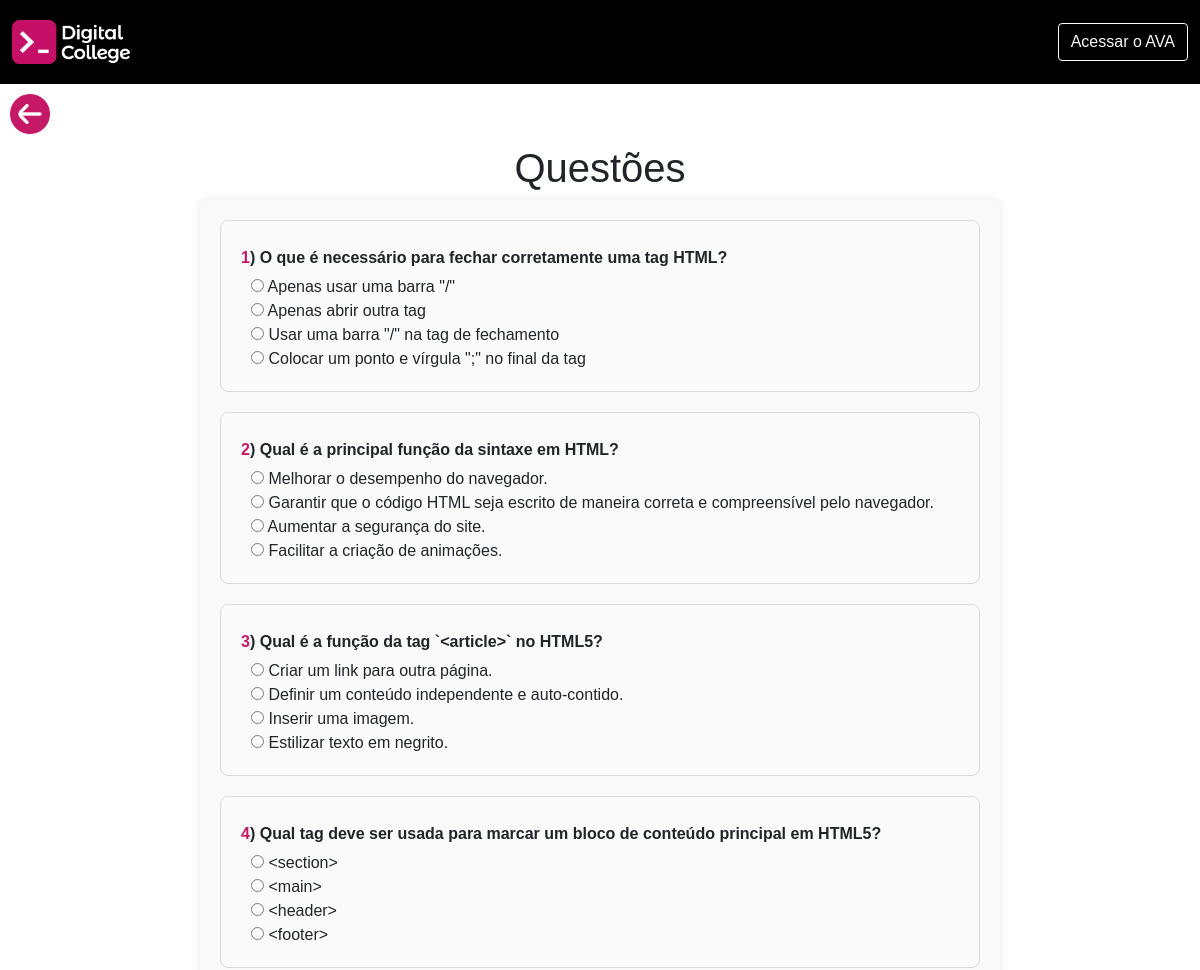
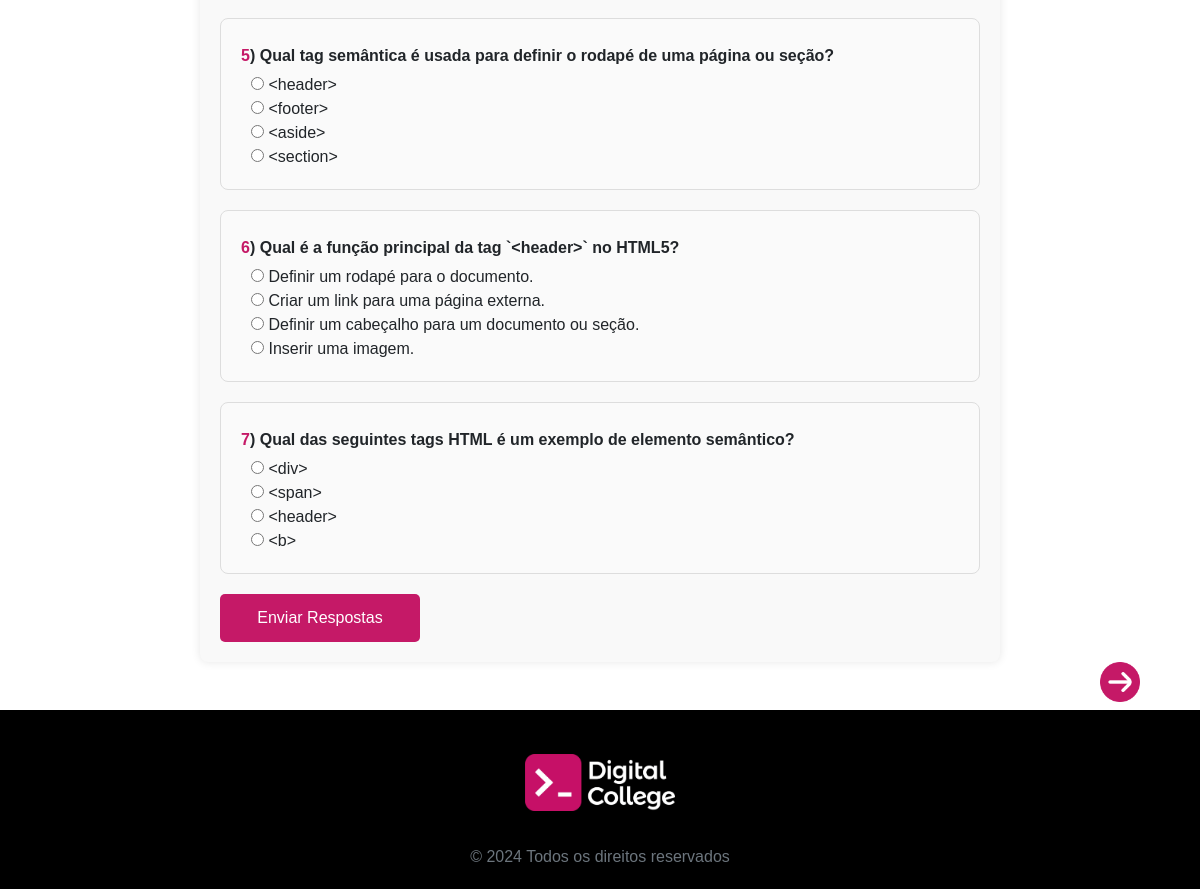
The app's page /questoesModulo01/unidade01.php with its own data (2 pictures, top to bottom).
### tables this page shows
CREATE TABLE questoes(
	id INT PRIMARY KEY NOT NULL AUTO_INCREMENT,
    numero INT NOT NULL,
	enunciado VARCHAR(1255) NOT NULL,
	item_a VARCHAR(1255) NOT NULL,
	item_b VARCHAR(1255) NOT NULL,
	item_c VARCHAR(1255) NOT NULL,
	item_d VARCHAR(1255) NOT NULL,
	item_certo CHAR(1),
    unidade INT NOT NULL,
    modulo INT NOT NULL
);

### process/questoes.php (called while the page is built, shortened)
<?php
include_once('conn.php');
include_once('../layouts/header.php');
$respostasCorretas = 0;
$questoesErradas = [];
if ($_SERVER['REQUEST_METHOD'] === 'POST') {
    $respostas = $_POST;
    $totalQuestões = count($respostas);
    foreach ($respostas as $questao_id => $resposta_usuario) {
        if (strpos($questao_id, 'questao_') !== 0) {
            continue;
        }
        $id = substr($questao_id, 8);
        $sql = "SELECT item_certo, numero, item_a, item_b, item_c, item_d, enunciado FROM questoes WHERE id = ?";
        $stmt = $conn->prepare($sql);
        $stmt->bind_param('i', $id);
        $stmt->execute();
        $result = $stmt->get_result();
        if ($result->num_rows > 0) {
            $questao = $result->fetch_assoc();
            $item_certo = $questao['item_certo'];
            $numero = $questao['numero'];
            $enunciado = $questao['enunciado'];
            $respostas = [
                'A' => $questao['item_a'],
                'B' => $questao['item_b'],
                'C' => $questao['item_c'],
                'D' => $questao['item_d']
            ];
            if ($resposta_usuario === $item_certo) {
                $respostasCorretas++;
            } else {
                $questoesErradas[] = [
                    'numero' => $numero,
                    'enunciado' => $enunciado,
                    'resposta_usuario' => $respostas[$resposta_usuario],
                    'item_certo' => $respostas[$item_certo],
                    'resposta_usuario_letra' => array_search($resposta_usuario, $respostas),
                    'item_certo_letra' => array_search($item_certo, $respostas)
                ];
            }
        }
    }
    $nota = $respostasCorretas / $totalQuestões * 10;
    $mensagem = $nota > 7 ? "Parabéns, sua nota foi: " . number_format($nota, 2) : "Revise o conteúdo, sua nota foi: " . number_format($nota, 2);
    $notaClass = $nota > 7 ? 'nota-alta' : 'nota-baixa';
    echo "<div class='resultado $notaClass'>";
    echo "<h2>Resultado do Quiz</h2>";
    echo "<p>$mensagem</p>";
    echo "<p>Você acertou " . htmlspecialchars($respostasCorretas) . " de " . htmlspecialchars($totalQuestões) . " questões.</p>";
    echo "</div>";
    if (!empty($questoesErradas)) {
        echo "<div class='questoes-erradas'>";
        echo "<h3>Questões que você errou:</h3>";
        echo "<table>";
        echo "<tr><th>Número da Questão</th><th>Enunciado</th><th>Resposta Dada</th><th>Resposta Correta</th></tr>";
        foreach ($questoesErradas as $questaoErrada) {
            echo "<tr>";
            echo "<td>" . htmlspecialchars($questaoErrada['numero']) . "</td>";
            echo "<td>" . htmlspecialchars($questaoErrada['enunciado']) . "</td>";
            echo "<td>" . htmlspecialchars($questaoErrada['resposta_usuario']) . "</td>";
            echo "<td>" . htmlspecialchars($questaoErrada['item_certo']) . "</td>";
            echo "</tr>";
        }
        echo "</table>";
        echo "</div>";
    }
} else {
    $questoes_query = "SELECT id, numero, enunciado, item_a, item_b, item_c, item_d, unidade, modulo FROM questoes";
    $result = $conn->query($questoes_query);
    if ($result) {
        $questoes = $result->fetch_all(MYSQLI_ASSOC);
    } else {
        $questoes = [];
    }
}
?>

### questoesModulo01/unidade01.php (the view, shortened to what this page needs)
<?php
    include_once('../process/questoes.php');
?>
<a href="../modulo1/ApostilaHtml/introhtml.php" class="button-left"><img src="../assets/img/arrow-circle-left.png" alt="" class="left"></a>
<h1 style="text-align: center;">Questões</h1>
<form id="quizForm" method="post" action="../process/questoes.php">
    <?php foreach ($questoes as $questao): ?>
        <?php if ($questao["modulo"] == 1): ?>
            <?php if ($questao["unidade"] == 1): ?>
            <div class="question">
                <p><strong class="nQuestion"><?php echo $questao['numero'] ?></strong><strong>) </strong><strong><?php echo htmlspecialchars($questao["enunciado"]); ?></strong></p>
                <div class="options">
                    <label><input type="radio" name="questao_<?php echo $questao["id"]; ?>" value="A"> <?php echo htmlspecialchars($questao["item_a"]); ?></label>
                    <br>
                    <label><input type="radio" name="questao_<?php echo $questao["id"]; ?>" value="B"> <?php echo htmlspecialchars($questao["item_b"]); ?></label>
                    <br>
                    <label><input type="radio" name="questao_<?php echo $questao["id"]; ?>" value="C"> <?php echo htmlspecialchars($questao["item_c"]); ?></label>
                    <br>
                    <label><input type="radio" name="questao_<?php echo $questao["id"]; ?>" value="D"> <?php echo htmlspecialchars($questao["item_d"]); ?></label>
                    <br>
                </div>
            </div>
            <?php endif; ?>
        <?php endif; ?>
    <?php endforeach; ?>
    <button type="submit">Enviar Respostas</button>
</form>
<a href="../../questoesModulo01/unidade01.php" class="button-prox"><img src="../../assets/img/arrow-circle-right (1).png" alt="" class="next"></a>
<br><br>
<?php include('../layouts/footer.php') ?>

### layouts/header.php (shortened to what this page needs)
<!DOCTYPE html>
<html lang="pt-br">
<head>
    <link href="https://cdn.jsdelivr.net/npm/bootstrap@5.0.2/dist/css/bootstrap.min.css" rel="stylesheet">
    <link rel="stylesheet" href="https://cdn.jsdelivr.net/npm/bootstrap-icons@1.11.1/font/bootstrap-icons.css">
    <link rel="stylesheet" href="https://cdnjs.cloudflare.com/ajax/libs/font-awesome/6.5.1/css/all.min.css">
    <link rel="stylesheet" href="../../assets/css/estilo.css">
    <link rel="stylesheet" href="../assets/css/estilo.css">
    <link rel="stylesheet" href="../assets/css/animate.min.css" />
</head>
<nav class="navbar">
    <div class="container-fluid">
    <img style="max-width: 10%" src="../assets/img/logo-digital.png" alt="">
        <form class="form" role="search">
            <button type="button" class="btn btn-outline-light btn_moodle">Acessar o AVA</button>
        </form>
    </div>
</nav>

### layouts/footer.php
<div class="Footer">
    <div class="text-center">
        <br>
        <img class="img-fluid" src="../../assets/img/logo-digital.png" alt="Logo Digital College">
        <br>
        <p class="text-secondary">
            <br>
            © <?php echo date('Y'); ?> Todos os direitos reservados
        </p>
    </div>
</div>
</body>
</html>

### assets/css/estilo.css (style rules this page uses)
*, *::before, *::after { box-sizing: border-box; margin: 0; padding: 0%; }
:root { --FonteMontserrat: 'Montserrat', sans-serif !important; --CorDC01: #C61067; --CorDC02: #623CEA; --CorDC03: #F9E784; --CorDC04: #02394A; --CorDC05: #0B39B4; --CorPreta: #000000; --CorBranca: #FFF; --CorTopico: var(--CorDC01); --CorSubtopico: var(--CorDC04); --CorApresentacao: #623CEA; --CorImportante: #ff0000; --CorImportanteClaro: #ffe2d7; --CorFiqueAtento: #f1a923; --CorFiqueAtentoClaro: #fdefd4; --CorReflita: #65d1e7; --CorReflitaClaro: #d7f8ff; --CorExemplo: #32e1d9; --CorExemploClaro: #d7ffdd; --CorSaibaMais: #36a5b1; --CorSaibaMaisClaro: #d6fbff; --CorCuriosidade: #435266; --CorCuriosidadeClaro: #d3e5fd; --CorResumo: #c79d60; --CorResumoClaro: #fdecd3; }
.container-fluid { transition: .5s; }
* { font-family: var(--FonteMontserrat); font-weight: light; }
.Footer { background-color: var(--CorPreta) !important; padding: 20px 0; margin: 0; width: 100%; box-sizing: border-box; text-align: center; }
.Footer img { max-width: 150px; height: auto; margin-bottom: 10px; }
.Footer p { color: #fff; margin: 0; }
#quizForm { width: 80%; max-width: 800px; margin: 0 auto; padding: 20px; background-color: #f9f9f9; border-radius: 8px; box-shadow: 0 0 10px rgba(0, 0, 0, 0.1); }
.question { margin-bottom: 20px; padding: 15px; border: 1px solid #ddd; border-radius: 8px; background-color: #fff; }
.question p { margin: 5px 0; }
.question label { margin-left: 10px; }
button { background-color: #007bff; color: #fff; border: none; padding: 10px 20px; border-radius: 5px; cursor: pointer; font-size: 16px; }
.navbar { background-color: black; padding: 20px 0; }
.nQuestion { color: #c51967; }
button { background-color:#c51967; color: #fff; padding: 12px 25px; border-radius: 5px; cursor: pointer; display: block; width: 100%; max-width: 200px; transition: 0.3s; }
.question { margin-bottom: 20px; padding: 20px; border: 1px solid #ddd; border-radius: 8px; background-color: #fafafa; transition: border-color 0.3s ease; }
.button-prox { position: absolute; cursor: pointer; display: block; width: 100px; height: auto; text-decoration: none; transition: 0.3s; right: 0; }
.next { width:40px ; }
.left { width:40px ; }
.button-left { padding: 10px; cursor: pointer; display: block; width: 100px; height: auto; text-decoration: none; transition: 0.3s; right: 0; }
a { text-decoration: none; color: #c51967; }

### records on screen
questoes: numero "1", enunciado "O que é necessário para fechar corretamente uma tag HTML?", item_a "Apenas usar uma barra \"/\"", item_b "Apenas abrir outra tag", item_c "Usar uma barra \"/\" na tag de fechamento", item_d "Colocar um ponto e vírgula \";\" no final da tag"
questoes: numero "2", enunciado "Qual é a principal função da sintaxe em HTML?", item_a "Melhorar o desempenho do navegador.", item_b "Garantir que o código HTML seja escrito de maneira correta e compreensível pelo navegador.", item_c "Aumentar a segurança do site.", item_d "Facilitar a criação de animações."
questoes: numero "3", enunciado "Qual é a função da tag `<article>` no HTML5?", item_a "Criar um link para outra página.", item_b "Definir um conteúdo independente e auto-contido.", item_c "Inserir uma imagem.", item_d "Estilizar texto em negrito."
questoes: numero "4", enunciado "Qual tag deve ser usada para marcar um bloco de conteúdo principal em HTML5?", item_a "<section>", item_b "<main>", item_c "<header>", item_d "<footer>"
questoes: numero "5", enunciado "Qual tag semântica é usada para definir o rodapé de uma página ou seção?", item_a "<header>", item_b "<footer>", item_c "<aside>", item_d "<section>"
questoes: numero "6", enunciado "Qual é a função principal da tag `<header>` no HTML5?", item_a "Definir um rodapé para o documento.", item_b "Criar um link para uma página externa.", item_c "Definir um cabeçalho para um documento ou seção.", item_d "Inserir uma imagem."
questoes: numero "7", enunciado "Qual das seguintes tags HTML é um exemplo de elemento semântico?", item_a "<div>", item_b "<span>", item_c "<header>", item_d "<b>"
